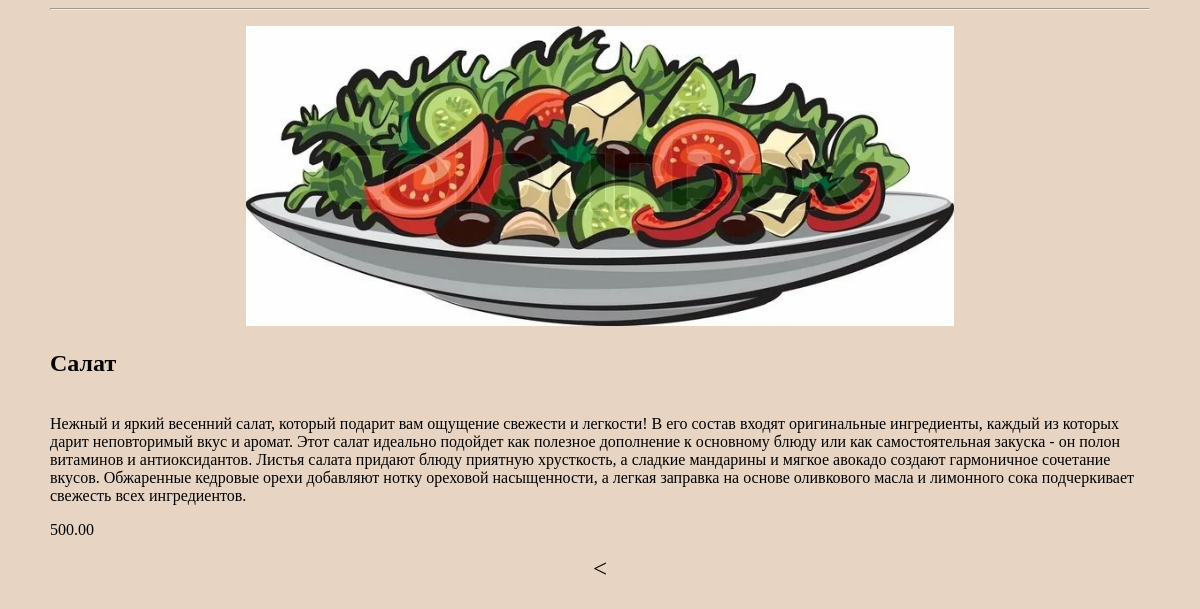
Page /menu/salads/?page=2 on the committed database.
### app/models.py (models this page shows)
class MenuSalads(models.Model):
    title = models.CharField(max_length=100)
    description = models.TextField()
    cost = models.DecimalField(max_digits=10000, decimal_places=2)
    image = models.ImageField(blank=True, upload_to='images')

### app/views.py (the view)
# urls.py: path('menu/salads/', menuSalads),
def menuSalads(request):
    salad = MenuSalads.objects.all().order_by('-title')
    paginator = Paginator(salad, 2)
    page_number = request.GET.get('page')
    salads = paginator.get_page(page_number)
    return render(request, 'salads.html', {'salads': salads})

### templates/salads.html (shortened to what this page needs)
{% load static %}
<!DOCTYPE html>
<html lang="en">
<head>
    <link rel="stylesheet" href= '{% static "styles.css" %}'>
</head>
<body style="background-color: #e7d4c3; margin-left: 50px; margin-right: 50px">
    {% for i in salads%}
    <div>
    <hr>
    {% if i.image %}
    <p style="text-align: center;"><img src="{{i.image.url}}" weight="300" height="300"  ></p>
    {% else %}
    <p></p>
    {% endif %}
    <h2>{{ i.title }}</h2>
    <br>
    {{ i.description }}
    <br>
    <p>{{ i.cost }}</p>
    </div>
    {% endfor %}
    <div class="pagination">
        <span >
            {% if salads.has_previous %}
                <a href="?page={{ salads.previous_page_number }}" style="text-decoration: none; color: #000; font-size: 25px;"> < </a>
            {% endif %}
        </span>
    </div>
</body>
</html>

### app/static/styles.css (style rules this page uses)
body { margin: 0; background-color: #e7d4c3; }
.pagination { display: flex; justify-content: center; }

### rows in the picture
MenuSalads: image (picture), title "Салат", description "Нежный и яркий весенний салат, который подарит вам ощущение свежести и легкости! В его состав входят оригинальные ингредиенты, каждый из которых дарит неповторимый вкус и аромат. Этот салат идеально подойдет как полезное дополнение к основному блюду или как самостоятельная закуска - он полон витаминов и антиоксидантов. Листья салата придают блюду приятную хрусткость, а сладкие мандарины и мягкое авокадо создают гармоничное сочетание вкусов. Обжаренные кедровые орехи добавляют нотку ореховой насыщенности, а легкая заправка на основе оливкового масла и лимонного сока подчеркивает свежесть всех ингредиентов.", cost "500.00"
